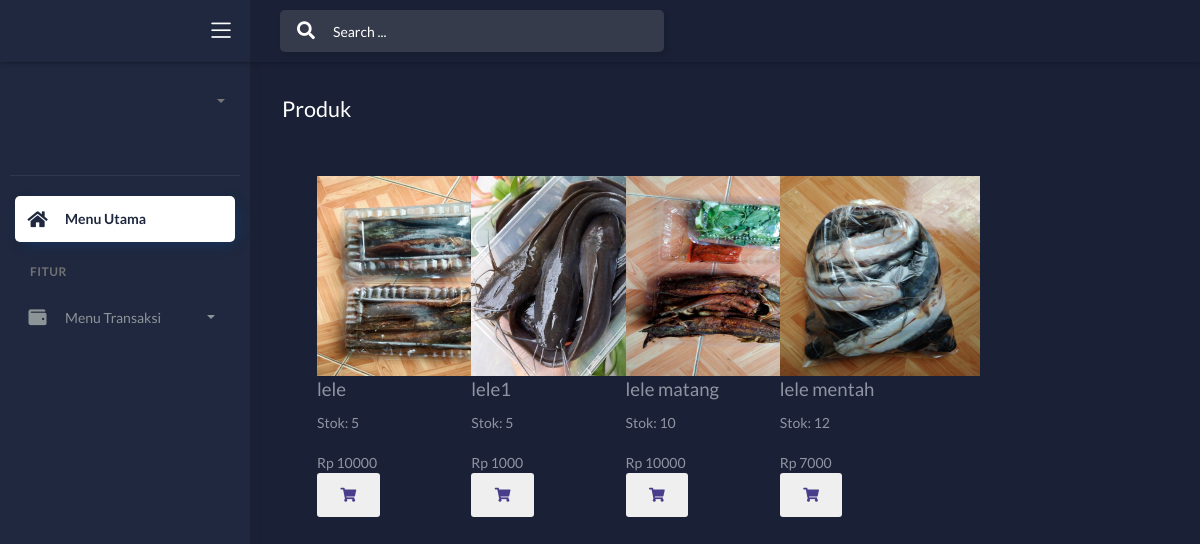
Page /pelanggan/index.php on the committed database.
### tables this page shows
CREATE TABLE `produk` (
  `id_produk` int(11) NOT NULL,
  `nama_produk` varchar(20) NOT NULL,
  `stok` int(11) NOT NULL,
  `harga` int(11) NOT NULL,
  `foto_produk` varchar(255) NOT NULL
);

### pelanggan/index.php (the view, shortened to what this page needs)
<?php
include '../koneksi.php';
?>
<!DOCTYPE html>
<html lang="en">
<head>
	<link rel="stylesheet" href="../assets/css/bootstrap.min.css">
	<link rel="stylesheet" href="../assets/css/atlantis.min.css">
	<link rel="stylesheet" href="../assets/css/demo.css">
</head>
<body data-background-color="dark">
	<div class="wrapper">
		<div class="main-header">
			<div class="logo-header" data-background-color="dark2">
				<div class="nav-toggle">
					<button class="btn btn-toggle toggle-sidebar">
						<i class="icon-menu"></i>
					</button>
				</div>
			</div>
			<nav class="navbar navbar-header navbar-expand-lg" data-background-color="dark">
				<div class="container-fluid">
					<div class="collapse" id="search-nav">
						<form class="navbar-left navbar-form nav-search mr-md-3">
							<div class="input-group">
								<div class="input-group-prepend">
									<button type="submit" class="btn btn-search pr-1">
										<i class="fa fa-search search-icon"></i>
									</button>
								</div>
								<input type="text" placeholder="Search ..." class="form-control">
							</div>
						</form>
					</div>
				</div>
			</nav>
		</div>
		<div class="sidebar sidebar-style-2" data-background-color="dark2">
			<div class="sidebar-wrapper scrollbar scrollbar-inner">
				<div class="sidebar-content">
					<div class="user">
						<div class="avatar-sm float-left mr-2 avatar-xl">
						</div>
						<div class="info">
							<a data-toggle="collapse" href="#collapseExample" aria-expanded="true">
								<span>
									<p>&nbsp</p>
									<span class="caret "><p></p></span>
								</span>
							</a>
							<div class="clearfix"></div>
						</div>
					</div>
					<ul class="nav nav-primary">
						<li class="nav-item active">
							<a href="index.php" data-toggle="collapse" class="collapsed" aria-expanded="false">
								<i class="fas fa-home"></i>
								<p>Menu Utama</p>
							</a>
						</li>
						<li class="nav-section">
							<h4 class="text-section">Fitur</h4>
						</li>
						<li class="nav-item">
							<a data-toggle="collapse" href="#submenu">
								<i class="fas fa-wallet"></i>
								<p>Menu Transaksi</p>
								<span class="caret"></span>
							</a>
						</li>
					</ul>
				</div>
			</div>
		</div>
		<div class="main-panel">
			<div class="content">
				<div class="page-inner">
					<div class="mt-2 mb-4">
						<h2 class="text-white pb-2">Produk</h2>
					</div>
        <div class="row">
            <div class="col-md-9" id= "container">
                <section id ="movies-list">
                        <?php
                                    		$sql = $koneksi->query ("SELECT * FROM produk");
                                    		while ($data=$sql -> fetch_assoc()) {
                                    	?>
										<div class="col-md-3">
											<div class="box">
												<img src="../produk/<?php echo $data['foto_produk'];?>" width="200px" height="200px" />
												<div class="desc">
													<h3><?= $data['nama_produk']?></h3>
													<p>Stok: <?= $data['stok']?> </p>
												</div>
											<div class="social">
												<div class="prize" >Rp <?= $data['harga']?></div>
                                    				<a href="#edit_produk.php?id_produk=<?php echo $data['id_produk']; ?>"><button class="btn"><i type="button" class="fas fa-shopping-cart" style=" color: DarkSlateBlue; " ></i></button></a>
											</div>
										</div>
										</div>
                        <?php
                        }; ?>
                </section>
            </div>
        </div>
	</div>
</body>
</html>

### pelanggan/index.php (style rules this page uses)
#movies-list { display: flex; margin : 20px; justify-content: center; align-items: center; flex-wrap: wrap; }

### rows in the picture
produk: foto_produk (picture), nama_produk "lele", stok "5", harga "10000"
produk: foto_produk (picture), nama_produk "lele1", stok "5", harga "1000"
produk: foto_produk (picture), nama_produk "lele matang", stok "10", harga "10000"
produk: foto_produk (picture), nama_produk "lele mentah", stok "12", harga "7000"
